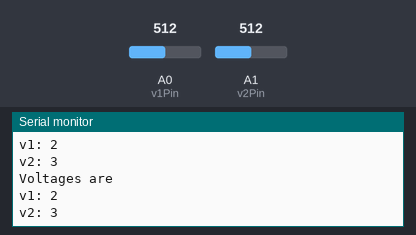
This sketch was run on a simulated Arduino Uno, built with avr-gcc and run on an emulated ATmega328P. On the bench: the last lines printed to the serial monitor. The test bench sets the inputs (shaded band); at power-on: A0 (v1Pin) = 512, A1 (v2Pin) = 512.

Above: at 1.8 s.
1.9 s: A0 (v1Pin) set to 716
At 2.7 s:
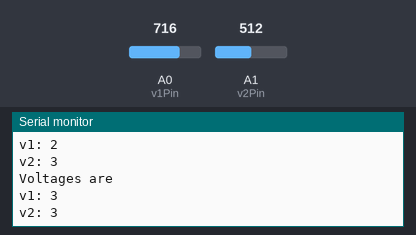
3.4 s: A1 (v2Pin) set to 716
At 4.7 s:
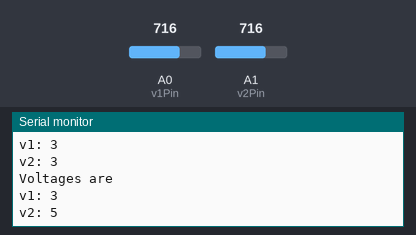
4.9 s: A0 (v1Pin) set to 900
At 5.8 s:
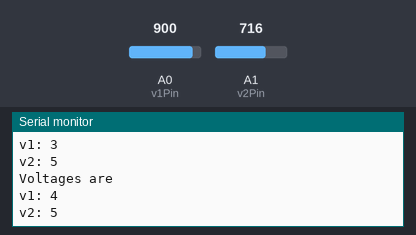
6.4 s: A1 (v2Pin) set to 900
At 7.8 s:
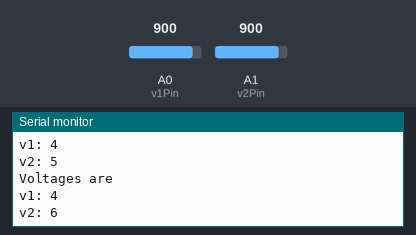
Timing chart, 0 to 8.9 s (numbered marks = the images above; inputs shaded):
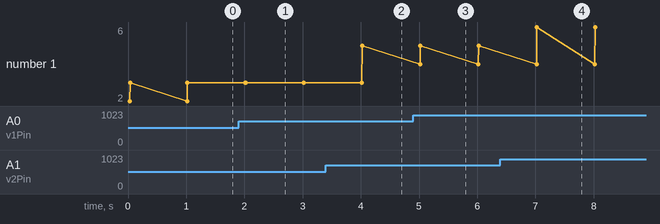

The sketch:

voltmeter.ino
```cpp
const int v1Pin = A0;
const int v2Pin = A1;
int tempVolts;

//https://www.allaboutcircuits.com/projects/make-a-digital-voltmeter-using-the-arduino/
//bruh this isn't working

void setup() {
  // put your setup code here, to run once:
  Serial.begin(9600);
  Serial.println("ArduVoltmeter xd");
}

float getVoltage(int analogVal, float maxVoltage) {
  float finalVolts = (analogVal*maxVoltage)/1024.0;
  return finalVolts;
}

void loop() {
  // put your main code here, to run repeatedly:
  Serial.println("Voltages are");
  tempVolts = getVoltage(analogRead(v1Pin), 5);
  Serial.print("v1: ");
  Serial.print(tempVolts);
  Serial.print("\n");
  Serial.print("v2: ");
  tempVolts = getVoltage(analogRead(v2Pin), 7.4);
  Serial.print(tempVolts);
  Serial.print("\n");
  delay(1000);
}
```

Measured:
- after the input at 1.9 s, the serial monitor: prints a new line after 0.12 s (image 1)
- after the input at 3.4 s, the serial monitor: prints a new line after 0.62 s (image 2)
- after the input at 4.9 s, the serial monitor: prints a new line after 0.12 s (image 3)
- after the input at 6.4 s, the serial monitor: prints a new line after 0.63 s (image 4)
- plotted number 1: 3 → 5 after the input at 3.4 s, 5 → 6 after the input at 6.4 s
